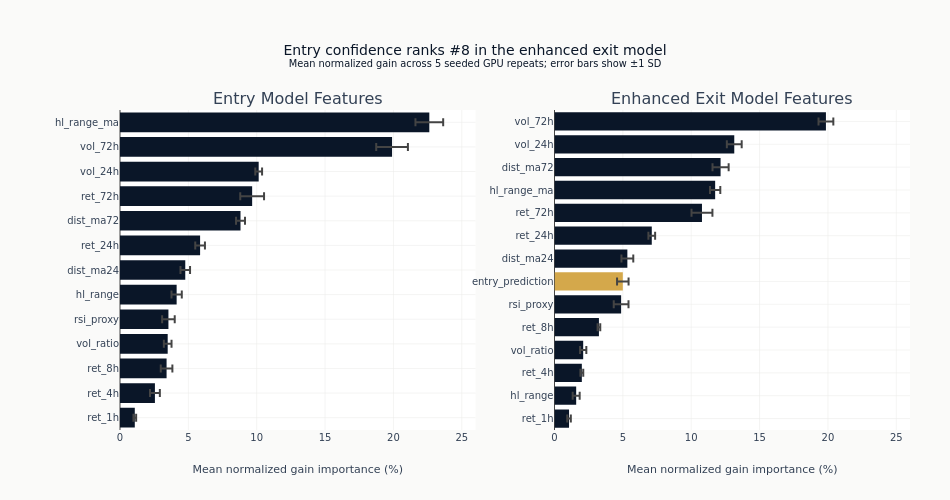

Notebook cell for this chart:
### Markdown cell above
The second panel uses the same normalized-gain scale and highlights only the stacked
entry-prediction feature before both panels receive a common range and title.

### Code cell
exit_imp_plot = enhanced_importance.to_pandas()
colors = [
    COLORS["amber"] if feature == "entry_prediction" else COLORS["blue"]
    for feature in exit_imp_plot["feature"]
]
fig.add_trace(
    go.Bar(
        x=exit_imp_plot["mean_importance"],
        y=exit_imp_plot["feature"],
        error_x={"type": "data", "array": exit_imp_plot["std_importance"], "visible": True},
        orientation="h",
        marker_color=colors,
        name="Exit",
    ),
    row=1,
    col=2,
)

importance_xmax = 1.1 * max(
    (entry_importance["mean_importance"] + entry_importance["std_importance"]).max(),
    (enhanced_importance["mean_importance"] + enhanced_importance["std_importance"]).max(),
)
fig.update_layout(
    title=(
        f"Entry confidence ranks #{entry_prediction_rank} in the enhanced exit model"
        f"<br><sup>Mean normalized gain across {N_IMPORTANCE_REPEATS} seeded GPU repeats; "
        "error bars show ±1 SD</sup>"
    ),
    width=950,
    height=500,
    margin={"l": 120, "r": 40, "t": 110, "b": 70},
    showlegend=False,
)
fig.update_xaxes(title_text="Mean normalized gain importance (%)", range=[0, importance_xmax])
show_plotly_with_alt(
    fig,
    "Two histograms of predicted probability on a shared scale and bin width, entry above and exit below, each with its decision threshold marked. Nearly all the mass sits well below the threshold in both.",
)

### Figure 1 — Plotly figure (JSON) as saved in the notebook; plotly's stock layout.template omitted (floating-point values rounded to 4 significant figures)
{"data": [{"error_x": {"array": [0.0995, 0.3602, 0.4243, 0.2804, 0.4602, 0.3766, 0.3496, 0.3542, 0.3273, 0.8698, 0.2484, 1.159, 1.014], "type": "data", "visible": true}, "marker": {"color": "#0a1628"}, "name": "Entry", "orientation": "h", "type": "bar", "x": [1.082, 2.554, 3.407, 3.489, 3.542, 4.143, 4.774, 5.859, 8.815, 9.666, 10.14, 19.9, 22.62], "xaxis": "x", "y": ["ret_1h", "ret_4h", "ret_8h", "vol_ratio", "rsi_proxy", "hl_range", "dist_ma24", "ret_24h", "dist_ma72", "ret_72h", "vol_24h", "vol_72h", "hl_range_ma"], "yaxis": "y"}, {"error_x": {"array": [0.1312, 0.2556, 0.1048, 0.2296, 0.09705, 0.5395, 0.4212, 0.4332, 0.2458, 0.7647, 0.3752, 0.5905, 0.543, 0.5417], "type": "data", "visible": true}, "marker": {"color": ["#0a1628", "#0a1628", "#0a1628", "#0a1628", "#0a1628", "#0a1628", "#D4A84B", "#0a1628", "#0a1628", "#0a1628", "#0a1628", "#0a1628", "#0a1628", "#0a1628"]}, "name": "Exit", "orientation": "h", "type": "bar", "x": [1.064, 1.586, 1.999, 2.098, 3.25, 4.874, 4.997, 5.329, 7.115, 10.79, 11.75, 12.15, 13.15, 19.85], "xaxis": "x2", "y": ["ret_1h", "hl_range", "ret_4h", "vol_ratio", "ret_8h", "rsi_proxy", "entry_prediction", "dist_ma24", "ret_24h", "ret_72h", "hl_range_ma", "dist_ma72", "vol_24h", "vol_72h"], "yaxis": "y2"}], "layout": {"annotations": [{"font": {"size": 16}, "showarrow": false, "text": "Entry Model Features", "x": 0.225, "xanchor": "center", "xref": "paper", "y": 1.0, "yanchor": "bottom", "yref": "paper"}, {"font": {"size": 16}, "showarrow": false, "text": "Enhanced Exit Model Features", "x": 0.775, "xanchor": "center", "xref": "paper", "y": 1.0, "yanchor": "bottom", "yref": "paper"}], "height": 500, "margin": {"b": 70, "l": 120, "r": 40, "t": 110}, "showlegend": false, "title": {"text": "Entry confidence ranks #8 in the enhanced exit model<br><sup>Mean normalized gain across 5 seeded GPU repeats; error bars show ±1 SD</sup>"}, "width": 950, "xaxis": {"anchor": "y", "domain": [0.0, 0.45], "range": [0, 26.0], "title": {"text": "Mean normalized gain importance (%)"}}, "xaxis2": {"anchor": "y2", "domain": [0.55, 1.0], "range": [0, 26.0], "title": {"text": "Mean normalized gain importance (%)"}}, "yaxis": {"anchor": "x", "domain": [0.0, 1.0]}, "yaxis2": {"anchor": "x2", "domain": [0.0, 1.0]}}}
